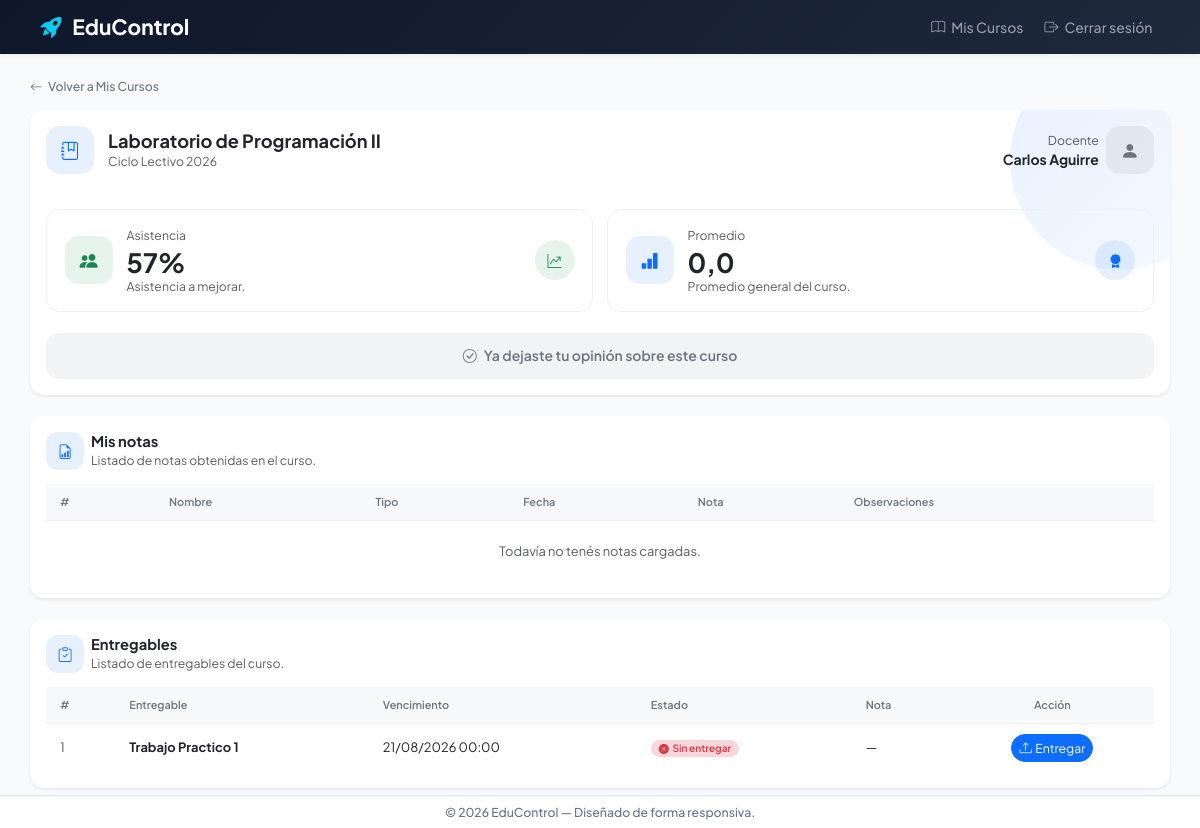
Page /mis-cursos-estudiante/3/ (signed in) on the committed database.
### myApp/models.py (models this page shows, shortened)
class Curso(models.Model):
    nombre = models.CharField(max_length=100)
    camada = models.IntegerField()
    portada = models.ImageField(
    upload_to='cursos/portadas/',
    blank=True,
    null=True
)
    profesores = models.ManyToManyField(
        Profesor,
        related_name='cursos',
        blank=True,
    )

class Profesor(models.Model):
    nombre = models.CharField(max_length=100)
    apellido = models.CharField(max_length=100)
    email = models.EmailField()
    profesion = models.CharField(max_length=100)
    user = models.OneToOneField(
        settings.AUTH_USER_MODEL,
        null=True,
        blank=True,
        on_delete=models.SET_NULL,
        related_name='profesor',
    )

class Inscripcion(models.Model):
    estudiante = models.ForeignKey(
        Estudiante,
        on_delete=models.CASCADE,
        related_name='inscripciones',
    )
    curso = models.ForeignKey(
        Curso,
        on_delete=models.CASCADE,
        related_name='inscripciones',
    )
    asistencia = models.IntegerField(
        default=0,
        validators=[MinValueValidator(0), MaxValueValidator(100)]
    )
    promedio = models.FloatField(
        default=0.0,
        validators=[MinValueValidator(0.0), MaxValueValidator(10.0)]
    )
    proyectos_hechos = models.IntegerField(default=0)
    proyectos_totales = models.IntegerField(default=0)
    observaciones = models.TextField(blank=True, default='')
    class Meta:
        unique_together = ('estudiante', 'curso')

class Entregable(models.Model):
    nombre = models.CharField(max_length=100)
    fecha_publicacion = models.DateTimeField(null=True, blank=True)
    fecha_vencimiento = models.DateTimeField(null=True, blank=True)
    publicado = models.BooleanField(default=True)
    consigna = models.TextField(blank=True, default='')
    archivo = models.FileField(upload_to='entregables/', blank=True, null=True)
    cantidad_entregados = models.IntegerField(
        default=0,
        validators=[MinValueValidator(0)]
    )
    curso = models.ForeignKey(
        Curso,
        null=True,
        blank=True,
        on_delete=models.CASCADE,
        related_name='entregables',
    )

### myApp/views.py (the view)
# urls.py: path('mis-cursos-estudiante/<int:id>/', curso_detail_estudiante, name='curso_detail_estudiante'),
@login_required
def curso_detail_estudiante(request, id):
    try:
        estudiante = request.user.estudiante
    except Estudiante.DoesNotExist:
        messages.error(request, "No tenés un perfil de estudiante vinculado.")
        return redirect('myapp:mis_cursos_estudiante')
    curso = get_object_or_404(Curso, id=id)
    inscripcion = get_object_or_404(Inscripcion, curso=curso, estudiante=estudiante)
    notas = inscripcion.notas.order_by('id')
    entregables = Entregable.objects.filter(curso=curso, publicado=True).order_by('fecha_vencimiento')
    entregas_por_entregable = {
        e.entregable_id: e for e in Entrega.objects.filter(estudiante=estudiante, entregable__curso=curso)
    }
    entregables_info = []
    for entregable in entregables:
        entrega = entregas_por_entregable.get(entregable.id)
        entregables_info.append({
            'entregable': entregable,
            'entrega': entrega,
        })
    ya_reseno = Resena.objects.filter(estudiante=estudiante, curso=curso).exists()
    docente = curso.profesores.first()
    return render(request, 'myApp/curso_detail_estudiante.html', {
        'curso': curso,
        'inscripcion': inscripcion,
        'notas': notas,
        'entregables_info': entregables_info,
        'ya_reseno': ya_reseno,
        'docente': docente,
    })

### myApp/context_processors.py (called while the page is built)
def roles(request):
    return {
        'es_admin': es_administrador(request.user),
        'es_profesor': es_profesor(request.user),
    }

### myApp/templates/myApp/curso_detail_estudiante.html (shortened to what this page needs)
{% extends 'myApp/base.html' %}
{% block contenido %}
<div class="mb-3">
    <a href="{% url 'myapp:mis_cursos_estudiante' %}" class="text-decoration-none text-secondary small fw-medium">
        <i class="bi bi-arrow-left me-1"></i> Volver a Mis Cursos
    </a>
</div>
<div class="card shadow-sm border-0 rounded-4 mb-4 ce-header">
    <div class="card-body p-4">
        <div class="d-flex align-items-start justify-content-between flex-wrap gap-3">
            <div class="d-flex align-items-center">
                <div class="ce-icon-square bg-primary bg-opacity-10 text-primary me-3">
                    <i class="bi bi-journal-bookmark"></i>
                </div>
                <div>
                    <h3 class="fw-bold text-dark mb-0">{{ curso.nombre }}</h3>
                    <p class="text-muted small mb-0">Ciclo Lectivo {{ curso.camada }}</p>
                </div>
            </div>
            {% if docente %}
            <div class="d-flex align-items-center text-md-end">
                <div class="me-2 text-md-end">
                    <div class="text-muted small mb-0">Docente</div>
                    <div class="fw-bold text-dark">{{ docente.nombre }} {{ docente.apellido }}</div>
                </div>
                <div class="ce-icon-square bg-secondary bg-opacity-10 text-secondary">
                    <i class="bi bi-person-fill"></i>
                </div>
            </div>
            {% endif %}
        </div>
        <div class="row g-3 mt-4">
            <div class="col-md-6">
                <div class="ce-stat-card">
                    <div class="d-flex align-items-center">
                        <div class="ce-icon-square bg-success bg-opacity-10 text-success me-3">
                            <i class="bi bi-people-fill"></i>
                        </div>
                        <div>
                            <div class="text-muted small mb-1">Asistencia</div>
                            <div class="ce-stat-value text-dark">{{ inscripcion.asistencia }}%</div>
                            <div class="text-muted small">
                                {% if inscripcion.asistencia >= 80 %}Excelente asistencia del curso.
                                {% elif inscripcion.asistencia >= 60 %}Buena asistencia del curso.
                                {% else %}Asistencia a mejorar.{% endif %}
                            </div>
                        </div>
                    </div>
                    <div class="ce-stat-mini-icon bg-success bg-opacity-10 text-success">
                        <i class="bi bi-graph-up-arrow"></i>
                    </div>
                </div>
            </div>
            <div class="col-md-6">
                <div class="ce-stat-card">
                    <div class="d-flex align-items-center">
                        <div class="ce-icon-square bg-primary bg-opacity-10 text-primary me-3">
                            <i class="bi bi-bar-chart-fill"></i>
                        </div>
                        <div>
                            <div class="text-muted small mb-1">Promedio</div>
                            <div class="ce-stat-value text-dark">{{ inscripcion.promedio|floatformat:1 }}</div>
                            <div class="text-muted small">Promedio general del curso.</div>
                        </div>
                    </div>
                    <div class="ce-stat-mini-icon bg-primary bg-opacity-10 text-primary">
                        <i class="bi bi-award-fill"></i>
                    </div>
                </div>
            </div>
        </div>
        <div class="mt-4">
            {% if ya_reseno %}
            <span class="ce-cta-banner disabled">
                <span><i class="bi bi-check-circle me-2"></i>Ya dejaste tu opinión sobre este curso</span>
            </span>
            {% else %}
            <a href="{% url 'myapp:resena_crear' curso.id %}" class="ce-cta-banner">
                <span><i class="bi bi-star-fill me-2"></i>Dejar mi opinión</span>
                <i class="bi bi-chevron-right ce-cta-chevron"></i>
            </a>
            {% endif %}
        </div>
    </div>
</div>
<div class="card shadow-sm ce-section-card mb-4">
    <div class="card-body p-4">
        <div class="d-flex align-items-center mb-3">
            <div class="ce-section-icon bg-primary bg-opacity-10 text-primary me-2">
                <i class="bi bi-file-earmark-bar-graph"></i>
            </div>
            <div>
                <h5 class="fw-bold text-dark mb-0">Mis notas</h5>
                <p class="text-muted small mb-0">Listado de notas obtenidas en el curso.</p>
            </div>
        </div>
        <div class="table-responsive">
            <table class="table ce-table align-middle mb-0">
                <thead>
                    <tr>
                        <th scope="col">#</th>
                        <th scope="col">Nombre</th>
                        <th scope="col">Tipo</th>
                        <th scope="col">Fecha</th>
                        <th scope="col">Nota</th>
                        <th scope="col">Observaciones</th>
                    </tr>
                </thead>
                <tbody>
                    {% for nota in notas %}
                    <tr>
                        <td class="text-muted">{{ forloop.counter }}</td>
                        <td><strong>{{ nota.nombre }}</strong></td>
                        <td><span class="badge rounded-pill ce-badge badge-tipo-{{ nota.tipo }}">{{ nota.get_tipo_display }}</span></td>
                        <td>{% if nota.fecha %}{{ nota.fecha|date:"d/m/Y" }}{% else %}—{% endif %}</td>
                        <td class="fw-bold">{{ nota.nota|floatformat:1 }}</td>
                        <td>{{ nota.observaciones|default:"—" }}</td>
                    </tr>
                    {% empty %}
                    <tr>
                        <td colspan="6" class="text-center text-muted py-4">Todavía no tenés notas cargadas.</td>
                    </tr>
                    {% endfor %}
                </tbody>
            </table>
        </div>
    </div>
</div>
<div class="card shadow-sm ce-section-card">
    <div class="card-body p-4">
        <div class="d-flex align-items-center mb-3">
            <div class="ce-section-icon bg-primary bg-opacity-10 text-primary me-2">
                <i class="bi bi-clipboard-check"></i>
            </div>
            <div>
                <h5 class="fw-bold text-dark mb-0">Entregables</h5>
                <p class="text-muted small mb-0">Listado de entregables del curso.</p>
            </div>
        </div>
        <div class="table-responsive">
            <table class="table ce-table align-middle mb-0">
                <thead>
                    <tr>
                        <th scope="col">#</th>
                        <th scope="col">Entregable</th>
                        <th scope="col">Vencimiento</th>
                        <th scope="col">Estado</th>
                        <th scope="col">Nota</th>
                        <th scope="col" class="text-center">Acción</th>
                    </tr>
                </thead>
                <tbody>
                    {% for info in entregables_info %}
                    <tr>
                        <td class="text-muted">{{ forloop.counter }}</td>
                        <td><strong>{{ info.entregable.nombre }}</strong></td>
                        <td>{% if info.entregable.fecha_vencimiento %}{{ info.entregable.fecha_vencimiento|date:"d/m/Y H:i" }}{% else %}—{% endif %}</td>
                        <td>
                            {% if info.entrega %}
                                <span class="badge rounded-pill ce-badge bg-success-subtle text-success">
                                    <i class="bi bi-check-circle-fill me-1"></i>Entregado
                                </span>
                            {% else %}
                                <span class="badge rounded-pill ce-badge bg-danger-subtle text-danger">
                                    <i class="bi bi-x-circle-fill me-1"></i>Sin entregar
                                </span>
                            {% endif %}
                        </td>
                        <td>{% if info.entrega and info.entrega.nota %}{{ info.entrega.nota|floatformat:1 }}{% else %}—{% endif %}</td>
                        <td class="text-center">
                            <a href="{% url 'myapp:entrega_subir' info.entregable.id %}" class="btn btn-sm rounded-pill {% if info.entrega %}btn-outline-primary{% else %}btn-primary{% endif %}">
                                {% if info.entrega %}
                                    <i class="bi bi-arrow-repeat me-1"></i>Reemplazar
                                {% else %}
                                    <i class="bi bi-upload me-1"></i>Entregar
                                {% endif %}
                            </a>
                        </td>
                    </tr>
                    {% empty %}
                    <tr>
                        <td colspan="6" class="text-center text-muted py-4">No hay entregables publicados todavía.</td>
                    </tr>
                    {% endfor %}
                </tbody>
            </table>
        </div>
    </div>
</div>
{% endblock %}

### myApp/templates/myApp/base.html (style rules this page uses)
html { font-size: 14px; }
body { font-family: 'Plus Jakarta Sans', sans-serif; background-color: #f8fafc; }
h3 { font-size: 1.3rem; }
h5 { font-size: 1.05rem; }
.p-4 { padding: 1.15rem !important; }
.table { font-size: 0.92rem; }

### myApp/templates/myApp/curso_detail_estudiante.html (style rules this page uses)
.ce-badge { font-size: 0.72rem; font-weight: 600; padding: 0.35em 0.8em; }
.ce-header { position: relative; overflow: hidden; }
.ce-header::after { content: ""; position: absolute; top: -60px; right: -60px; width: 220px; height: 220px; border-radius: 50%; background: linear-gradient(135deg, rgba(13,110,253,0.10), rgba(13,110,253,0.03)); z-index: 0; }
.ce-header > * { position: relative; z-index: 1; }
.ce-icon-square { width: 48px; height: 48px; border-radius: 14px; display: flex; align-items: center; justify-content: center; font-size: 1.3rem; flex-shrink: 0; }
.ce-stat-card { border: 1px solid #edf0f5; border-radius: 1rem; padding: 1.1rem 1.25rem; display: flex; align-items: center; justify-content: space-between; gap: 1rem; height: 100%; }
.ce-stat-value { font-size: 1.9rem; font-weight: 700; line-height: 1.1; }
.ce-stat-mini-icon { width: 40px; height: 40px; border-radius: 50%; display: flex; align-items: center; justify-content: center; font-size: 1rem; flex-shrink: 0; }
.ce-cta-banner { position: relative; display: flex; align-items: center; justify-content: center; width: 100%; border: none; border-radius: 0.9rem; padding: 0.9rem 1.4rem; background: linear-gradient(90deg, #ffe8a3, #ffd873); color: #6b4c00; font-weight: 600; text-decoration: none; transition: filter 0.15s ease; }
.ce-cta-banner.disabled { background: #f1f3f5; color: #6c757d; pointer-events: none; }
.ce-section-card { border: none; border-radius: 1rem; }
.ce-section-icon { width: 38px; height: 38px; border-radius: 12px; display: flex; align-items: center; justify-content: center; font-size: 1.05rem; flex-shrink: 0; }
.ce-table thead th { background-color: #f8f9fb; color: #6c757d; font-weight: 600; font-size: 0.78rem; text-transform: none; border-bottom: 1px solid #edf0f5; }
.ce-table td, .ce-table th { vertical-align: middle; padding: 0.7rem 1rem; }
.ce-table tbody tr td { border-bottom: none; }

### rows in the picture
Curso: nombre "Laboratorio de Programación II", camada "2026"
Profesor: nombre "Carlos", apellido "Aguirre"
Inscripcion: asistencia "57", promedio "0,0"
Entregable: entregable.nombre "Trabajo Practico 1", entregable.fecha_vencimiento "21/08/2026 00:00"
